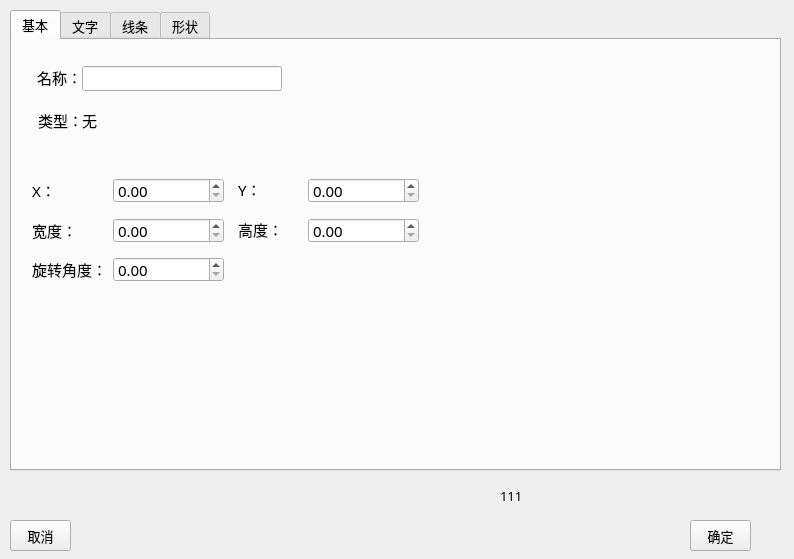
<?xml version="1.0" encoding="UTF-8"?>
<ui version="4.0">
 <class>PropertyDlg</class>
 <widget class="QDialog" name="PropertyDlg">
  <property name="geometry">
   <rect>
    <x>0</x>
    <y>0</y>
    <width>794</width>
    <height>559</height>
   </rect>
  </property>
  <property name="font">
   <font>
    <family>新宋体</family>
    <pointsize>10</pointsize>
   </font>
  </property>
  <property name="windowTitle">
   <string>属性编辑框</string>
  </property>
  <widget class="QTabWidget" name="propertyTab">
   <property name="geometry">
    <rect>
     <x>10</x>
     <y>10</y>
     <width>771</width>
     <height>461</height>
    </rect>
   </property>
   <property name="font">
    <font>
     <family>新宋体</family>
     <pointsize>10</pointsize>
    </font>
   </property>
   <property name="toolTip">
    <string/>
   </property>
   <property name="styleSheet">
    <string notr="true">基本</string>
   </property>
   <property name="currentIndex">
    <number>0</number>
   </property>
   <widget class="QWidget" name="baseTab">
    <property name="font">
     <font>
      <family>新宋体</family>
      <pointsize>11</pointsize>
      <weight>50</weight>
      <italic>false</italic>
      <bold>false</bold>
     </font>
    </property>
    <property name="styleSheet">
     <string notr="true">font: 11pt &quot;新宋体&quot;;</string>
    </property>
    <attribute name="title">
     <string>基本</string>
    </attribute>
    <widget class="QLabel" name="label_16">
     <property name="geometry">
      <rect>
       <x>226</x>
       <y>139</y>
       <width>41</width>
       <height>21</height>
      </rect>
     </property>
     <property name="font">
      <font>
       <family>新宋体</family>
       <pointsize>11</pointsize>
       <weight>50</weight>
       <italic>false</italic>
       <bold>false</bold>
      </font>
     </property>
     <property name="text">
      <string>Y：</string>
     </property>
    </widget>
    <widget class="QLabel" name="label_19">
     <property name="geometry">
      <rect>
       <x>226</x>
       <y>179</y>
       <width>41</width>
       <height>21</height>
      </rect>
     </property>
     <property name="font">
      <font>
       <family>新宋体</family>
       <pointsize>11</pointsize>
       <weight>50</weight>
       <italic>false</italic>
       <bold>false</bold>
      </font>
     </property>
     <property name="text">
      <string>高度：</string>
     </property>
    </widget>
    <widget class="QLabel" name="label_20">
     <property name="geometry">
      <rect>
       <x>20</x>
       <y>219</y>
       <width>71</width>
       <height>21</height>
      </rect>
     </property>
     <property name="font">
      <font>
       <family>新宋体</family>
       <pointsize>11</pointsize>
       <weight>50</weight>
       <italic>false</italic>
       <bold>false</bold>
      </font>
     </property>
     <property name="text">
      <string>旋转角度：</string>
     </property>
    </widget>
    <widget class="QLabel" name="label_10">
     <property name="geometry">
      <rect>
       <x>26</x>
       <y>65</y>
       <width>41</width>
       <height>31</height>
      </rect>
     </property>
     <property name="font">
      <font>
       <family>新宋体</family>
       <pointsize>11</pointsize>
       <weight>50</weight>
       <italic>false</italic>
       <bold>false</bold>
      </font>
     </property>
     <property name="text">
      <string>类型：</string>
     </property>
    </widget>
    <widget class="QDoubleSpinBox" name="yCoord_height">
     <property name="geometry">
      <rect>
       <x>296</x>
       <y>178</y>
       <width>111</width>
       <height>25</height>
      </rect>
     </property>
     <property name="font">
      <font>
       <family>新宋体</family>
       <pointsize>11</pointsize>
       <weight>50</weight>
       <italic>false</italic>
       <bold>false</bold>
      </font>
     </property>
    </widget>
    <widget class="QLabel" name="label_9">
     <property name="geometry">
      <rect>
       <x>25</x>
       <y>27</y>
       <width>41</width>
       <height>21</height>
      </rect>
     </property>
     <property name="font">
      <font>
       <family>新宋体</family>
       <pointsize>11</pointsize>
       <weight>50</weight>
       <italic>false</italic>
       <bold>false</bold>
      </font>
     </property>
     <property name="text">
      <string>名称：</string>
     </property>
    </widget>
    <widget class="QDoubleSpinBox" name="x_rotate">
     <property name="geometry">
      <rect>
       <x>101</x>
       <y>217</y>
       <width>111</width>
       <height>25</height>
      </rect>
     </property>
     <property name="font">
      <font>
       <family>新宋体</family>
       <pointsize>11</pointsize>
       <weight>50</weight>
       <italic>false</italic>
       <bold>false</bold>
      </font>
     </property>
    </widget>
    <widget class="QDoubleSpinBox" name="yCoord">
     <property name="geometry">
      <rect>
       <x>296</x>
       <y>138</y>
       <width>111</width>
       <height>25</height>
      </rect>
     </property>
     <property name="font">
      <font>
       <family>新宋体</family>
       <pointsize>11</pointsize>
       <weight>50</weight>
       <italic>false</italic>
       <bold>false</bold>
      </font>
     </property>
    </widget>
    <widget class="QDoubleSpinBox" name="xCoord_width">
     <property name="geometry">
      <rect>
       <x>101</x>
       <y>178</y>
       <width>111</width>
       <height>25</height>
      </rect>
     </property>
     <property name="font">
      <font>
       <family>新宋体</family>
       <pointsize>11</pointsize>
       <weight>50</weight>
       <italic>false</italic>
       <bold>false</bold>
      </font>
     </property>
    </widget>
    <widget class="QLabel" name="label_15">
     <property name="geometry">
      <rect>
       <x>20</x>
       <y>140</y>
       <width>41</width>
       <height>21</height>
      </rect>
     </property>
     <property name="font">
      <font>
       <family>新宋体</family>
       <pointsize>11</pointsize>
       <weight>50</weight>
       <italic>false</italic>
       <bold>false</bold>
      </font>
     </property>
     <property name="text">
      <string>X：</string>
     </property>
    </widget>
    <widget class="QLabel" name="label_18">
     <property name="geometry">
      <rect>
       <x>20</x>
       <y>180</y>
       <width>41</width>
       <height>21</height>
      </rect>
     </property>
     <property name="font">
      <font>
       <family>新宋体</family>
       <pointsize>11</pointsize>
       <weight>50</weight>
       <italic>false</italic>
       <bold>false</bold>
      </font>
     </property>
     <property name="text">
      <string>宽度：</string>
     </property>
    </widget>
    <widget class="QLabel" name="objType">
     <property name="geometry">
      <rect>
       <x>70</x>
       <y>70</y>
       <width>111</width>
       <height>21</height>
      </rect>
     </property>
     <property name="font">
      <font>
       <family>新宋体</family>
       <pointsize>11</pointsize>
       <weight>50</weight>
       <italic>false</italic>
       <bold>false</bold>
      </font>
     </property>
     <property name="text">
      <string>无</string>
     </property>
    </widget>
    <widget class="QDoubleSpinBox" name="xCoord">
     <property name="geometry">
      <rect>
       <x>101</x>
       <y>138</y>
       <width>111</width>
       <height>25</height>
      </rect>
     </property>
     <property name="font">
      <font>
       <family>新宋体</family>
       <pointsize>11</pointsize>
       <weight>50</weight>
       <italic>false</italic>
       <bold>false</bold>
      </font>
     </property>
    </widget>
    <widget class="QLineEdit" name="objName">
     <property name="geometry">
      <rect>
       <x>70</x>
       <y>26</y>
       <width>200</width>
       <height>25</height>
      </rect>
     </property>
     <property name="font">
      <font>
       <family>新宋体</family>
       <pointsize>11</pointsize>
       <weight>50</weight>
       <italic>false</italic>
       <bold>false</bold>
      </font>
     </property>
    </widget>
   </widget>
   <widget class="QWidget" name="textTab">
    <attribute name="title">
     <string>文字</string>
    </attribute>
    <widget class="QGroupBox" name="groupBox_9">
     <property name="geometry">
      <rect>
       <x>10</x>
       <y>10</y>
       <width>411</width>
       <height>201</height>
      </rect>
     </property>
     <property name="font">
      <font>
       <family>新宋体</family>
       <pointsize>10</pointsize>
      </font>
     </property>
     <property name="title">
      <string>基本信息</string>
     </property>
     <widget class="QLabel" name="label_11">
      <property name="geometry">
       <rect>
        <x>18</x>
        <y>30</y>
        <width>70</width>
        <height>21</height>
       </rect>
      </property>
      <property name="font">
       <font>
        <family>新宋体</family>
        <pointsize>10</pointsize>
       </font>
      </property>
      <property name="text">
       <string>水平对齐：</string>
      </property>
     </widget>
     <widget class="QComboBox" name="horizAlignComboBox">
      <property name="geometry">
       <rect>
        <x>90</x>
        <y>28</y>
        <width>101</width>
        <height>30</height>
       </rect>
      </property>
     </widget>
     <widget class="QComboBox" name="vertiAlignComboBox">
      <property name="geometry">
       <rect>
        <x>280</x>
        <y>28</y>
        <width>101</width>
        <height>30</height>
       </rect>
      </property>
     </widget>
     <widget class="QLabel" name="label_24">
      <property name="geometry">
       <rect>
        <x>210</x>
        <y>30</y>
        <width>71</width>
        <height>21</height>
       </rect>
      </property>
      <property name="font">
       <font>
        <family>新宋体</family>
        <pointsize>10</pointsize>
       </font>
      </property>
      <property name="text">
       <string>垂直对齐：</string>
      </property>
     </widget>
     <widget class="QComboBox" name="layoutComboBox">
      <property name="geometry">
       <rect>
        <x>280</x>
        <y>68</y>
        <width>101</width>
        <height>30</height>
       </rect>
      </property>
     </widget>
     <widget class="QComboBox" name="directComboBox">
      <property name="geometry">
       <rect>
        <x>90</x>
        <y>68</y>
        <width>101</width>
        <height>30</height>
       </rect>
      </property>
     </widget>
     <widget class="QLabel" name="label_25">
      <property name="geometry">
       <rect>
        <x>210</x>
        <y>70</y>
        <width>41</width>
        <height>21</height>
       </rect>
      </property>
      <property name="font">
       <font>
        <family>新宋体</family>
        <pointsize>10</pointsize>
       </font>
      </property>
      <property name="text">
       <string>布局：</string>
      </property>
     </widget>
     <widget class="QLabel" name="label_23">
      <property name="geometry">
       <rect>
        <x>20</x>
        <y>70</y>
        <width>41</width>
        <height>21</height>
       </rect>
      </property>
      <property name="font">
       <font>
        <family>新宋体</family>
        <pointsize>10</pointsize>
       </font>
      </property>
      <property name="text">
       <string>字体：</string>
      </property>
     </widget>
     <widget class="QLabel" name="label_26">
      <property name="geometry">
       <rect>
        <x>20</x>
        <y>112</y>
        <width>41</width>
        <height>21</height>
       </rect>
      </property>
      <property name="font">
       <font>
        <family>新宋体</family>
        <pointsize>10</pointsize>
       </font>
      </property>
      <property name="text">
       <string>字体：</string>
      </property>
     </widget>
     <widget class="QLabel" name="label_27">
      <property name="geometry">
       <rect>
        <x>210</x>
        <y>110</y>
        <width>41</width>
        <height>21</height>
       </rect>
      </property>
      <property name="font">
       <font>
        <family>新宋体</family>
        <pointsize>10</pointsize>
       </font>
      </property>
      <property name="text">
       <string>颜色：</string>
      </property>
     </widget>
     <widget class="QPushButton" name="textFontBtn">
      <property name="geometry">
       <rect>
        <x>90</x>
        <y>110</y>
        <width>101</width>
        <height>25</height>
       </rect>
      </property>
      <property name="text">
       <string/>
      </property>
     </widget>
     <widget class="QPushButton" name="textColorBtn">
      <property name="geometry">
       <rect>
        <x>280</x>
        <y>110</y>
        <width>101</width>
        <height>25</height>
       </rect>
      </property>
      <property name="text">
       <string/>
      </property>
     </widget>
     <widget class="QLabel" name="label_28">
      <property name="geometry">
       <rect>
        <x>20</x>
        <y>150</y>
        <width>41</width>
        <height>21</height>
       </rect>
      </property>
      <property name="font">
       <font>
        <family>新宋体</family>
        <pointsize>10</pointsize>
       </font>
      </property>
      <property name="text">
       <string>文字：</string>
      </property>
     </widget>
     <widget class="QLineEdit" name="textEdit">
      <property name="geometry">
       <rect>
        <x>90</x>
        <y>150</y>
        <width>291</width>
        <height>25</height>
       </rect>
      </property>
     </widget>
    </widget>
   </widget>
   <widget class="QWidget" name="lineTab">
    <property name="styleSheet">
     <string notr="true">font: 11pt &quot;新宋体&quot;;</string>
    </property>
    <attribute name="title">
     <string>线条</string>
    </attribute>
    <widget class="QGroupBox" name="groupBox_2">
     <property name="geometry">
      <rect>
       <x>10</x>
       <y>140</y>
       <width>751</width>
       <height>121</height>
      </rect>
     </property>
     <property name="title">
      <string>箭头</string>
     </property>
     <widget class="QComboBox" name="lineTailArrow">
      <property name="geometry">
       <rect>
        <x>500</x>
        <y>23</y>
        <width>200</width>
        <height>30</height>
       </rect>
      </property>
     </widget>
     <widget class="QComboBox" name="lineStartArrow">
      <property name="geometry">
       <rect>
        <x>100</x>
        <y>26</y>
        <width>200</width>
        <height>30</height>
       </rect>
      </property>
     </widget>
     <widget class="QLabel" name="label_5">
      <property name="geometry">
       <rect>
        <x>19</x>
        <y>24</y>
        <width>71</width>
        <height>31</height>
       </rect>
      </property>
      <property name="text">
       <string>&lt;html&gt;&lt;head/&gt;&lt;body&gt;&lt;p&gt;头端样式&lt;/p&gt;&lt;/body&gt;&lt;/html&gt;</string>
      </property>
     </widget>
     <widget class="QLabel" name="label_6">
      <property name="geometry">
       <rect>
        <x>418</x>
        <y>23</y>
        <width>71</width>
        <height>31</height>
       </rect>
      </property>
      <property name="frameShape">
       <enum>QFrame::NoFrame</enum>
      </property>
      <property name="frameShadow">
       <enum>QFrame::Plain</enum>
      </property>
      <property name="text">
       <string>&lt;html&gt;&lt;head/&gt;&lt;body&gt;&lt;p&gt;尾端样式&lt;/p&gt;&lt;/body&gt;&lt;/html&gt;</string>
      </property>
     </widget>
     <widget class="QSpinBox" name="arrowWidth">
      <property name="geometry">
       <rect>
        <x>100</x>
        <y>74</y>
        <width>200</width>
        <height>25</height>
       </rect>
      </property>
     </widget>
     <widget class="QLabel" name="label_7">
      <property name="geometry">
       <rect>
        <x>21</x>
        <y>70</y>
        <width>71</width>
        <height>31</height>
       </rect>
      </property>
      <property name="text">
       <string>&lt;html&gt;&lt;head/&gt;&lt;body&gt;&lt;p&gt;宽度&lt;/p&gt;&lt;/body&gt;&lt;/html&gt;</string>
      </property>
     </widget>
     <widget class="QSpinBox" name="arrowHeight">
      <property name="geometry">
       <rect>
        <x>500</x>
        <y>73</y>
        <width>200</width>
        <height>25</height>
       </rect>
      </property>
     </widget>
     <widget class="QLabel" name="label_8">
      <property name="geometry">
       <rect>
        <x>421</x>
        <y>69</y>
        <width>71</width>
        <height>31</height>
       </rect>
      </property>
      <property name="text">
       <string>&lt;html&gt;&lt;head/&gt;&lt;body&gt;&lt;p&gt;高度&lt;/p&gt;&lt;/body&gt;&lt;/html&gt;</string>
      </property>
     </widget>
    </widget>
    <widget class="QGroupBox" name="groupBox_8">
     <property name="geometry">
      <rect>
       <x>10</x>
       <y>270</y>
       <width>751</width>
       <height>71</height>
      </rect>
     </property>
     <property name="font">
      <font>
       <family>新宋体</family>
       <pointsize>11</pointsize>
       <weight>50</weight>
       <italic>false</italic>
       <bold>false</bold>
      </font>
     </property>
     <property name="title">
      <string>曲线</string>
     </property>
     <widget class="QLabel" name="label_22">
      <property name="geometry">
       <rect>
        <x>325</x>
        <y>28</y>
        <width>71</width>
        <height>21</height>
       </rect>
      </property>
      <property name="font">
       <font>
        <family>新宋体</family>
        <pointsize>11</pointsize>
       </font>
      </property>
      <property name="text">
       <string>转动角度</string>
      </property>
     </widget>
     <widget class="QSpinBox" name="spanAngle">
      <property name="geometry">
       <rect>
        <x>395</x>
        <y>27</y>
        <width>200</width>
        <height>25</height>
       </rect>
      </property>
     </widget>
     <widget class="QLabel" name="label_21">
      <property name="geometry">
       <rect>
        <x>15</x>
        <y>28</y>
        <width>71</width>
        <height>21</height>
       </rect>
      </property>
      <property name="font">
       <font>
        <family>新宋体</family>
        <pointsize>11</pointsize>
       </font>
      </property>
      <property name="text">
       <string>开始角度</string>
      </property>
     </widget>
     <widget class="QSpinBox" name="startAngle">
      <property name="geometry">
       <rect>
        <x>90</x>
        <y>27</y>
        <width>200</width>
        <height>25</height>
       </rect>
      </property>
     </widget>
     <widget class="QCheckBox" name="bCloseCheck">
      <property name="geometry">
       <rect>
        <x>620</x>
        <y>30</y>
        <width>71</width>
        <height>16</height>
       </rect>
      </property>
      <property name="text">
       <string>闭合</string>
      </property>
     </widget>
    </widget>
    <widget class="QGroupBox" name="groupBox_10">
     <property name="geometry">
      <rect>
       <x>10</x>
       <y>360</y>
       <width>751</width>
       <height>61</height>
      </rect>
     </property>
     <property name="title">
      <string>样式</string>
     </property>
     <widget class="QCheckBox" name="rectRound">
      <property name="geometry">
       <rect>
        <x>20</x>
        <y>30</y>
        <width>71</width>
        <height>16</height>
       </rect>
      </property>
      <property name="text">
       <string>圆角</string>
      </property>
     </widget>
     <widget class="QSpinBox" name="xAxis">
      <property name="geometry">
       <rect>
        <x>175</x>
        <y>28</y>
        <width>90</width>
        <height>25</height>
       </rect>
      </property>
     </widget>
     <widget class="QLabel" name="label_29">
      <property name="geometry">
       <rect>
        <x>90</x>
        <y>24</y>
        <width>71</width>
        <height>31</height>
       </rect>
      </property>
      <property name="text">
       <string>&lt;html&gt;&lt;head/&gt;&lt;body&gt;&lt;p&gt;X轴弯曲度&lt;/p&gt;&lt;/body&gt;&lt;/html&gt;</string>
      </property>
     </widget>
     <widget class="QSpinBox" name="yAxis">
      <property name="geometry">
       <rect>
        <x>398</x>
        <y>27</y>
        <width>90</width>
        <height>25</height>
       </rect>
      </property>
     </widget>
     <widget class="QLabel" name="label_30">
      <property name="geometry">
       <rect>
        <x>311</x>
        <y>23</y>
        <width>71</width>
        <height>31</height>
       </rect>
      </property>
      <property name="text">
       <string>&lt;html&gt;&lt;head/&gt;&lt;body&gt;&lt;p&gt;Y轴弯曲度&lt;/p&gt;&lt;/body&gt;&lt;/html&gt;</string>
      </property>
     </widget>
    </widget>
    <widget class="QComboBox" name="lineWidth">
     <property name="geometry">
      <rect>
       <x>500</x>
       <y>20</y>
       <width>200</width>
       <height>30</height>
      </rect>
     </property>
    </widget>
    <widget class="QLabel" name="label_2">
     <property name="geometry">
      <rect>
       <x>20</x>
       <y>70</y>
       <width>41</width>
       <height>31</height>
      </rect>
     </property>
     <property name="text">
      <string>线型：</string>
     </property>
    </widget>
    <widget class="QComboBox" name="lineStyle">
     <property name="geometry">
      <rect>
       <x>68</x>
       <y>71</y>
       <width>200</width>
       <height>30</height>
      </rect>
     </property>
    </widget>
    <widget class="QLabel" name="label">
     <property name="geometry">
      <rect>
       <x>20</x>
       <y>21</y>
       <width>41</width>
       <height>31</height>
      </rect>
     </property>
     <property name="font">
      <font>
       <family>新宋体</family>
       <pointsize>11</pointsize>
       <weight>50</weight>
       <italic>false</italic>
       <bold>false</bold>
      </font>
     </property>
     <property name="text">
      <string>颜色：</string>
     </property>
    </widget>
    <widget class="QLabel" name="label_3">
     <property name="geometry">
      <rect>
       <x>449</x>
       <y>19</y>
       <width>31</width>
       <height>31</height>
      </rect>
     </property>
     <property name="text">
      <string>线宽</string>
     </property>
    </widget>
    <widget class="QComboBox" name="lineCapStyle">
     <property name="geometry">
      <rect>
       <x>500</x>
       <y>70</y>
       <width>200</width>
       <height>30</height>
      </rect>
     </property>
    </widget>
    <widget class="QPushButton" name="lineColor">
     <property name="geometry">
      <rect>
       <x>68</x>
       <y>24</y>
       <width>200</width>
       <height>30</height>
      </rect>
     </property>
     <property name="text">
      <string/>
     </property>
    </widget>
    <widget class="QLabel" name="label_4">
     <property name="geometry">
      <rect>
       <x>430</x>
       <y>70</y>
       <width>61</width>
       <height>31</height>
      </rect>
     </property>
     <property name="text">
      <string>端点类型</string>
     </property>
    </widget>
   </widget>
   <widget class="QWidget" name="tab">
    <property name="styleSheet">
     <string notr="true">font: 11pt &quot;新宋体&quot;;</string>
    </property>
    <attribute name="title">
     <string>形状</string>
    </attribute>
    <widget class="QGroupBox" name="groupBox_5">
     <property name="geometry">
      <rect>
       <x>3</x>
       <y>10</y>
       <width>751</width>
       <height>111</height>
      </rect>
     </property>
     <property name="font">
      <font>
       <family>新宋体</family>
       <pointsize>11</pointsize>
       <weight>50</weight>
       <italic>false</italic>
       <bold>false</bold>
      </font>
     </property>
     <property name="title">
      <string>基本信息</string>
     </property>
     <widget class="QCheckBox" name="frameSee">
      <property name="geometry">
       <rect>
        <x>20</x>
        <y>30</y>
        <width>111</width>
        <height>16</height>
       </rect>
      </property>
      <property name="text">
       <string>边框可见</string>
      </property>
     </widget>
     <widget class="QRadioButton" name="noFill">
      <property name="geometry">
       <rect>
        <x>20</x>
        <y>70</y>
        <width>89</width>
        <height>16</height>
       </rect>
      </property>
      <property name="text">
       <string>无填充</string>
      </property>
     </widget>
     <widget class="QRadioButton" name="colorFill">
      <property name="geometry">
       <rect>
        <x>200</x>
        <y>70</y>
        <width>89</width>
        <height>16</height>
       </rect>
      </property>
      <property name="text">
       <string>颜色填充</string>
      </property>
     </widget>
     <widget class="QRadioButton" name="imageFill">
      <property name="geometry">
       <rect>
        <x>380</x>
        <y>70</y>
        <width>91</width>
        <height>16</height>
       </rect>
      </property>
      <property name="text">
       <string>图片填充</string>
      </property>
     </widget>
    </widget>
    <widget class="QGroupBox" name="groupBox_6">
     <property name="geometry">
      <rect>
       <x>3</x>
       <y>130</y>
       <width>751</width>
       <height>71</height>
      </rect>
     </property>
     <property name="title">
      <string>透明度</string>
     </property>
     <widget class="QSlider" name="transSlider">
      <property name="geometry">
       <rect>
        <x>20</x>
        <y>31</y>
        <width>621</width>
        <height>19</height>
       </rect>
      </property>
      <property name="orientation">
       <enum>Qt::Horizontal</enum>
      </property>
     </widget>
     <widget class="QSpinBox" name="transSpix">
      <property name="geometry">
       <rect>
        <x>660</x>
        <y>28</y>
        <width>51</width>
        <height>22</height>
       </rect>
      </property>
     </widget>
    </widget>
    <widget class="QGroupBox" name="groupBox_7">
     <property name="geometry">
      <rect>
       <x>3</x>
       <y>210</y>
       <width>751</width>
       <height>111</height>
      </rect>
     </property>
     <property name="title">
      <string>填充</string>
     </property>
     <widget class="QLabel" name="label_12">
      <property name="geometry">
       <rect>
        <x>20</x>
        <y>30</y>
        <width>71</width>
        <height>16</height>
       </rect>
      </property>
      <property name="text">
       <string>填充方式</string>
      </property>
     </widget>
     <widget class="QComboBox" name="fillStyle">
      <property name="geometry">
       <rect>
        <x>100</x>
        <y>25</y>
        <width>200</width>
        <height>30</height>
       </rect>
      </property>
     </widget>
     <widget class="QLabel" name="label_13">
      <property name="geometry">
       <rect>
        <x>330</x>
        <y>30</y>
        <width>71</width>
        <height>16</height>
       </rect>
      </property>
      <property name="text">
       <string>颜色</string>
      </property>
     </widget>
     <widget class="QPushButton" name="fillColor">
      <property name="geometry">
       <rect>
        <x>390</x>
        <y>26</y>
        <width>200</width>
        <height>25</height>
       </rect>
      </property>
      <property name="text">
       <string/>
      </property>
     </widget>
     <widget class="QLabel" name="label_14">
      <property name="geometry">
       <rect>
        <x>330</x>
        <y>74</y>
        <width>71</width>
        <height>16</height>
       </rect>
      </property>
      <property name="text">
       <string>百分比</string>
      </property>
     </widget>
     <widget class="QSpinBox" name="fillPercentage">
      <property name="geometry">
       <rect>
        <x>390</x>
        <y>70</y>
        <width>200</width>
        <height>25</height>
       </rect>
      </property>
     </widget>
     <widget class="QLabel" name="label_17">
      <property name="geometry">
       <rect>
        <x>20</x>
        <y>75</y>
        <width>71</width>
        <height>16</height>
       </rect>
      </property>
      <property name="text">
       <string>填充方向</string>
      </property>
     </widget>
     <widget class="QComboBox" name="fillDirection">
      <property name="geometry">
       <rect>
        <x>100</x>
        <y>70</y>
        <width>200</width>
        <height>30</height>
       </rect>
      </property>
     </widget>
    </widget>
   </widget>
  </widget>
  <widget class="QPushButton" name="okBtn">
   <property name="geometry">
    <rect>
     <x>690</x>
     <y>520</y>
     <width>61</width>
     <height>31</height>
    </rect>
   </property>
   <property name="font">
    <font>
     <pointsize>10</pointsize>
    </font>
   </property>
   <property name="text">
    <string>确定</string>
   </property>
  </widget>
  <widget class="QPushButton" name="noBtn">
   <property name="geometry">
    <rect>
     <x>10</x>
     <y>520</y>
     <width>61</width>
     <height>31</height>
    </rect>
   </property>
   <property name="font">
    <font>
     <pointsize>10</pointsize>
    </font>
   </property>
   <property name="text">
    <string>取消</string>
   </property>
  </widget>
  <widget class="QLabel" name="label_31">
   <property name="geometry">
    <rect>
     <x>500</x>
     <y>490</y>
     <width>54</width>
     <height>12</height>
    </rect>
   </property>
   <property name="font">
    <font>
     <pointsize>10</pointsize>
    </font>
   </property>
   <property name="text">
    <string>111</string>
   </property>
  </widget>
 </widget>
 <resources/>
 <connections/>
</ui>
